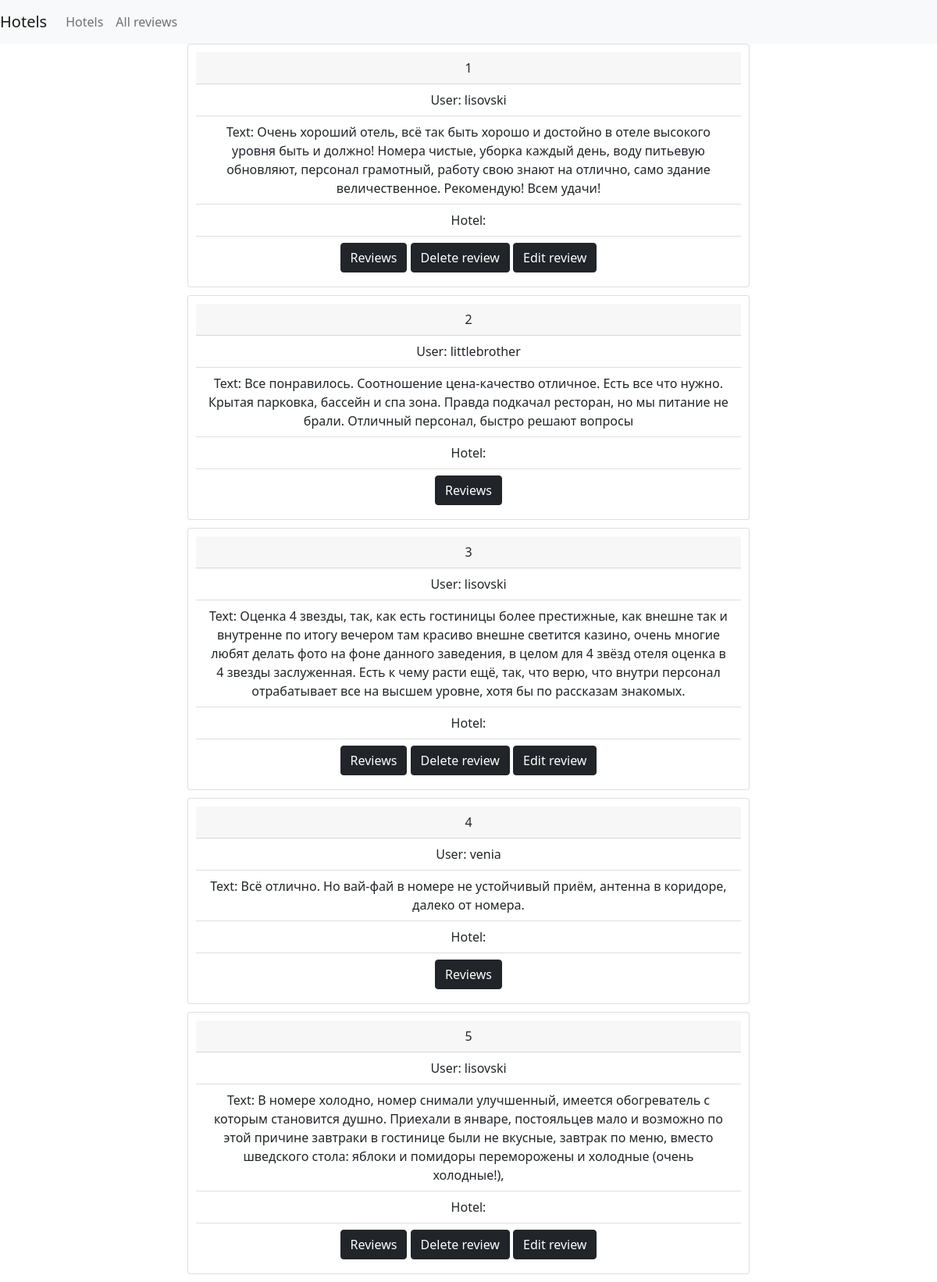
Screenshot of /app/review_list/ (signed in) with the database file from the repository.
### app_tutorial/models.py (models this page shows, shortened)
class Review(models.Model):
    user = models.ForeignKey(User, on_delete=models.CASCADE)
    hotel = models.ForeignKey(Hotel, on_delete=models.CASCADE)
    text = models.TextField()

### app_tutorial/views.py (the view)
# urls.py: path('review_list/', views.review_list, name='review_list'),
def review_list(request):
    reviews = Review.objects.all()
    return render(request, 'review_list.html', {'reviews': reviews})

### app_tutorial/templates/review_list.html
{% extends 'base.html'%}
{%block content%}
{% for review in reviews %}
    <div class="review card">
      <div class="card-header">
        {{review.id}}
      </div>
      <ul class="list-group list-group-flush">
        <li class="list-group-item">User: {{review.user}}</li>
        <li class="list-group-item">Text: {{review.text}}</li>
        <li class="list-group-item">Hotel: {{review.book}}</li>
          <li class="list-group-item">
              <a class="btn btn-dark" href="{% url 'hotel_review_list' hotel_id=review.hotel.id%}" role="button">Reviews</a>
              {% if user.is_authenticated %}
                {% if review.user == user %}
                    <a class="btn btn-dark" href="{% url 'delete_review' review_id=review.id%}">Delete review</a>
                    <a class="btn btn-dark" href="{% url 'edit_review' review_id=review.id%}">Edit review</a>
                {% endif %}
              {% endif %}
          </li>
      </ul>
    </div>
{% endfor %}
{% endblock %}

### static/styles.css (style rules this page uses)
.review { text-align: center; padding: 10px; margin-bottom: 10px; }

### rows the page displays
Review: id "1", user "lisovski", text "Очень хороший отель, всё так быть хорошо и достойно в отеле высокого уровня быть и должно! Номера чистые, уборка каждый день, воду питьевую обновляют, персонал грамотный, работу свою знают на отлично, само здание величественное. Рекомендую! Всем удачи!", shows "Delete review"
Review: id "2", user "littlebrother", text "Все понравилось. Соотношение цена-качество отличное. Есть все что нужно. Крытая парковка, бассейн и спа зона. Правда подкачал ресторан, но мы питание не брали. Отличный персонал, быстро решают вопросы"
Review: id "3", user "lisovski", text "Оценка 4 звезды, так, как есть гостиницы более престижные, как внешне так и внутренне по итогу вечером там красиво внешне светится казино, очень многие любят делать фото на фоне данного заведения, в целом для 4 звёзд отеля оценка в 4 звезды заслуженная. Есть к чему расти ещё, так, что верю, что внутри персонал отрабатывает все на высшем уровне, хотя бы по рассказам знакомых.", shows "Delete review"
Review: id "4", user "venia", text "Всё отлично. Но вай-фай в номере не устойчивый приём, антенна в коридоре, далеко от номера."
Review: id "5", user "lisovski", text "В номере холодно, номер снимали улучшенный, имеется обогреватель с которым становится душно. Приехали в январе, постояльцев мало и возможно по этой причине завтраки в гостинице были не вкусные, завтрак по меню, вместо шведского стола: яблоки и помидоры переморожены и холодные (очень холодные!),", shows "Delete review"
